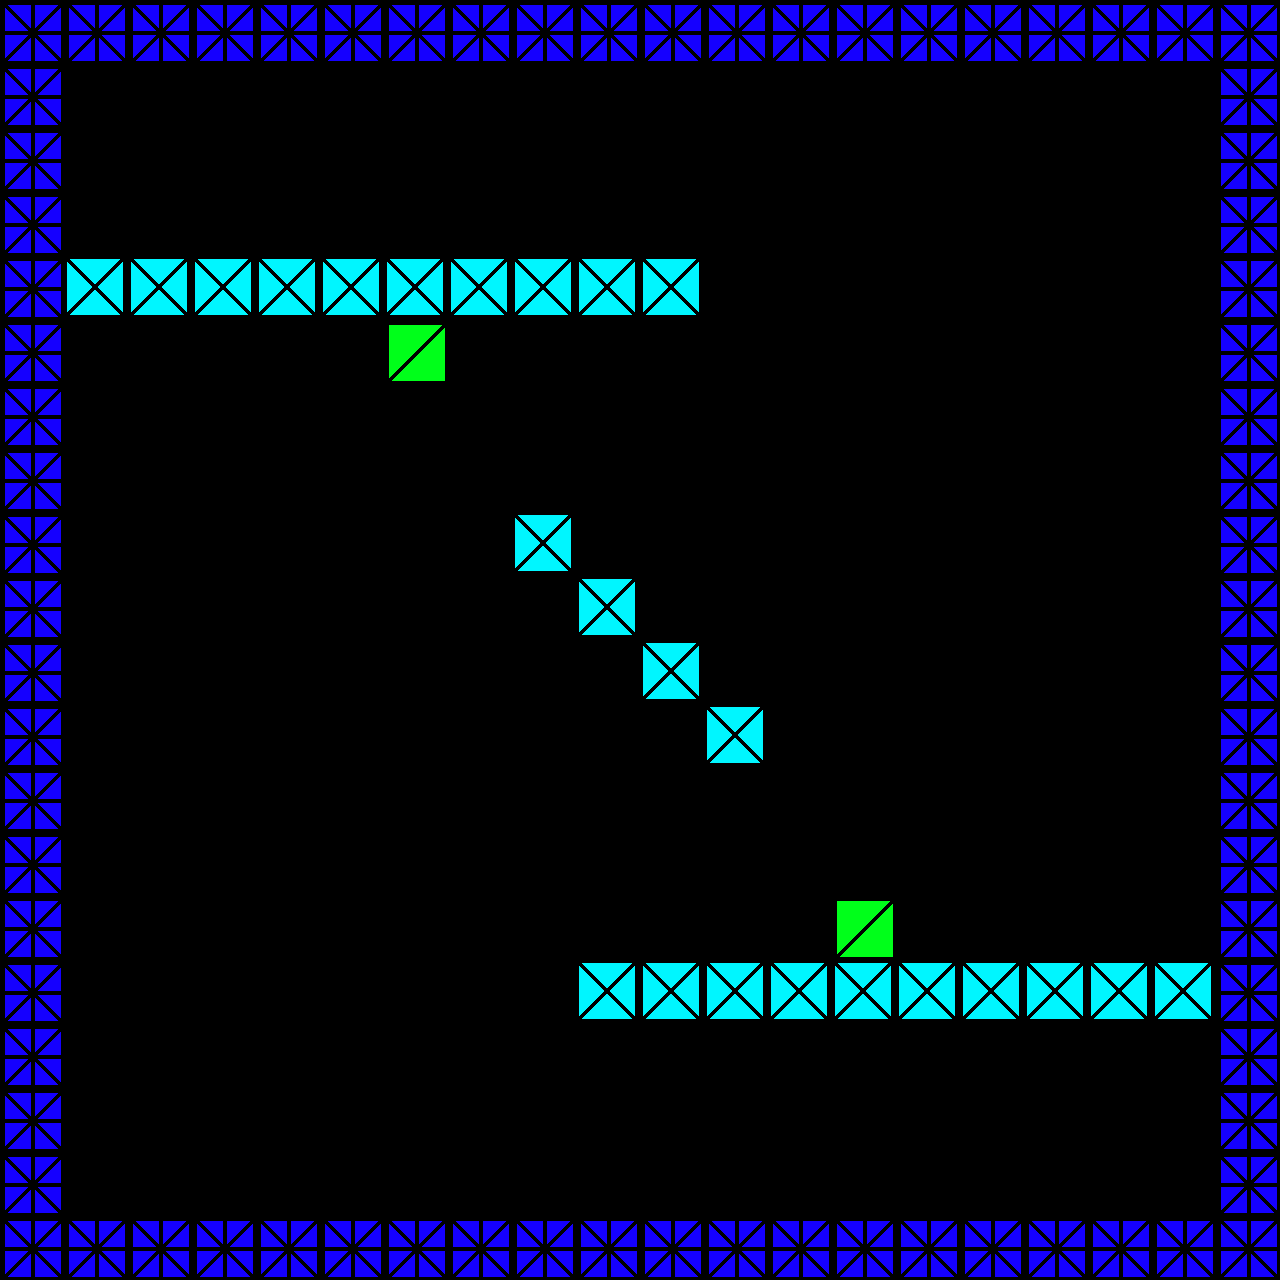

This is a level from a 2D game, rendered from its Tiled map with the project's own tilesets. A one-line summary and the map file follow, with tile-layer data summarised:
An orthogonal 20x20 tile map with 64x64 px tiles, 1 tile layer (Слой тайлов 1).

<map version="1.5" tiledversion="1.7.2" orientation="orthogonal" renderorder="right-down" width="20" height="20" tilewidth="64" tileheight="64" infinite="0" nextlayerid="2" nextobjectid="1">
 <tileset firstgid="1" source="tilesetdemo2.tsx" />
 <layer id="1" name="Слой тайлов 1" width="20" height="20">
  <data>[400 cells, 102 non-empty, 3 distinct tile ids]</data>
 </layer>
</map>